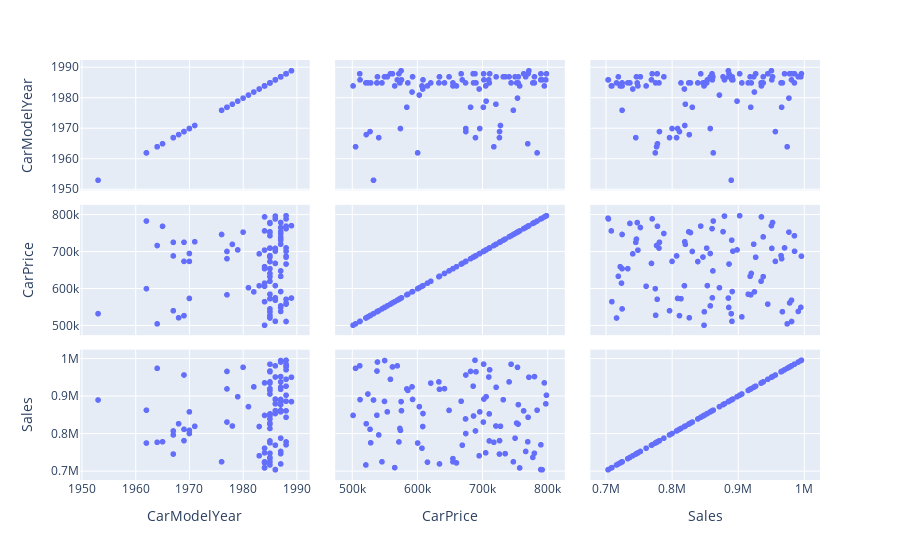

Notebook code cell kept with this figure:
### Code cell
# Below figures shows the relation of different columns with respect to each other.
# This helps us to find the correlation between different variables
fig = px.scatter_matrix(df[cont_columns])
fig.show()
